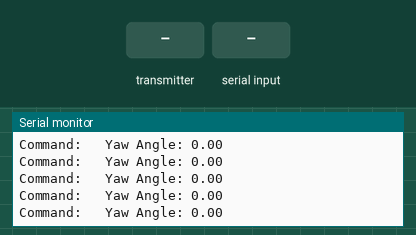
This sketch was run on a simulated Arduino Uno, built with avr-gcc and run on an emulated ATmega328P. Parts: the last lines printed to the serial monitor. The test bench sets the inputs (shaded band). No radio packets arrive unless stated.

Above: at 1.2 s.
1.3 s: the transmitter starts sending yaw_angle = 45
At 2.3 s:
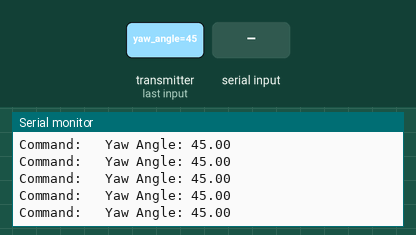
4.3 s: "F\n" received over Serial
7.2 s: the transmitter starts sending yaw_angle = 0
At 7.9 s:
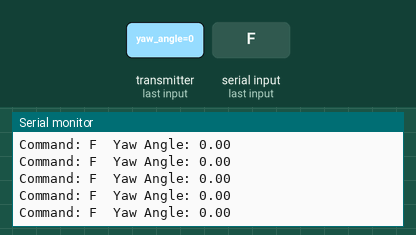
10.2 s: "B\n" received over Serial
13.1 s: the transmitter starts sending yaw_angle = 180
At 13.8 s:
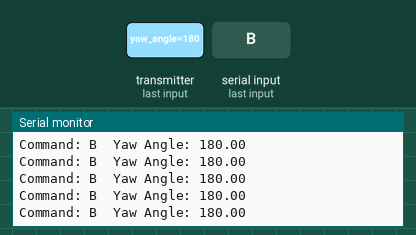

The sketch:

Transmitter_end.ino
```cpp
String command;

#include <SPI.h>
#include  <nRF24L01.h>
#include <RF24.h>
RF24 radio(9, 10); // CE, CSN
const byte  addresses [][6] = {"00001", "00002"};    //Setting the two addresses. One for  transmitting and one for receiving
struct Type1
{
  int F;
  int B;
  int R;
  int L;
  int A;
};
Type1 Data1;


struct Type2
{
  double yaw_angle;
};
Type2 Data2;

void setup() {
  Serial.begin(9600);
  radio.begin();                            //Starting  the radio communication
  radio.openWritingPipe(addresses[0]);      //Setting  the address at which we will send the data
  radio.openReadingPipe(1, addresses[1]);   //Setting the address at which we will receive the data
  radio.setPALevel(RF24_PA_MIN);            //You can set it as minimum or maximum depending on the distance between  the transmitter and receiver.
  Serial.println("Type Command (Forward, Backward, Left, Right, Stop)");
}

void loop()
{
  delay(5);
 if(Serial.available()) {
  command = Serial.readStringUntil("\n");
  command.trim();
  if(command.equals("F"))
  {
    Data1.F = 1;
    Data1.B = 0;

    }
   else if (command.equals("B"))
   {
    Data1.F = 0;
    Data1.B = 1;

    }

   else if (command.equals("S"))
    {
      Data1.F = 0;
      Data1.B = 0;
      }

   else if (command.equals("R"))
    {
      Data1.R = 1;
      Data1.L = 0;
      }

   else if(command.equals("L"))
     {
      Data1.L = 1;
      Data1.R = 0;
      }

   else if (command.equals("C"))
   {
      Data1.L = 0;
      Data1.R = 0;
    }

   else if(command.equals("s"))
   {
    Data1.F = 0;
    Data1.B = 0;
    Data1.L = 0;
    Data1.R = 0;
    }
   else if(command.equals("A")){
        Data1.A = 1;
        Data1.L = 0;
        Data1.R = 0;
    }
 }
  radio.startListening();                    //This sets the module as receiver
  if (radio.available())                     //Looking for incoming data
  {
    radio.read(&Data2,  sizeof(Type2));
  }
  delay(5);

  Serial.print("Command: ");
  Serial.print(command);
  Serial.print("\t");
  Serial.print("Yaw Angle: ");
  Serial.println(Data2.yaw_angle);

  radio.stopListening();                           //This sets the module  as transmitter
  radio.write(&Data1,  sizeof(Type1));   //Sending the data
}
```

Measured:
- after the input at 1.3 s, the serial monitor: prints a new line after 0.08 s (image 1)
- after the input at 7.2 s, the serial monitor: prints a new line after 0.08 s (image 2)
- after the input at 13.1 s, the serial monitor: prints a new line after 0.08 s (image 3)
